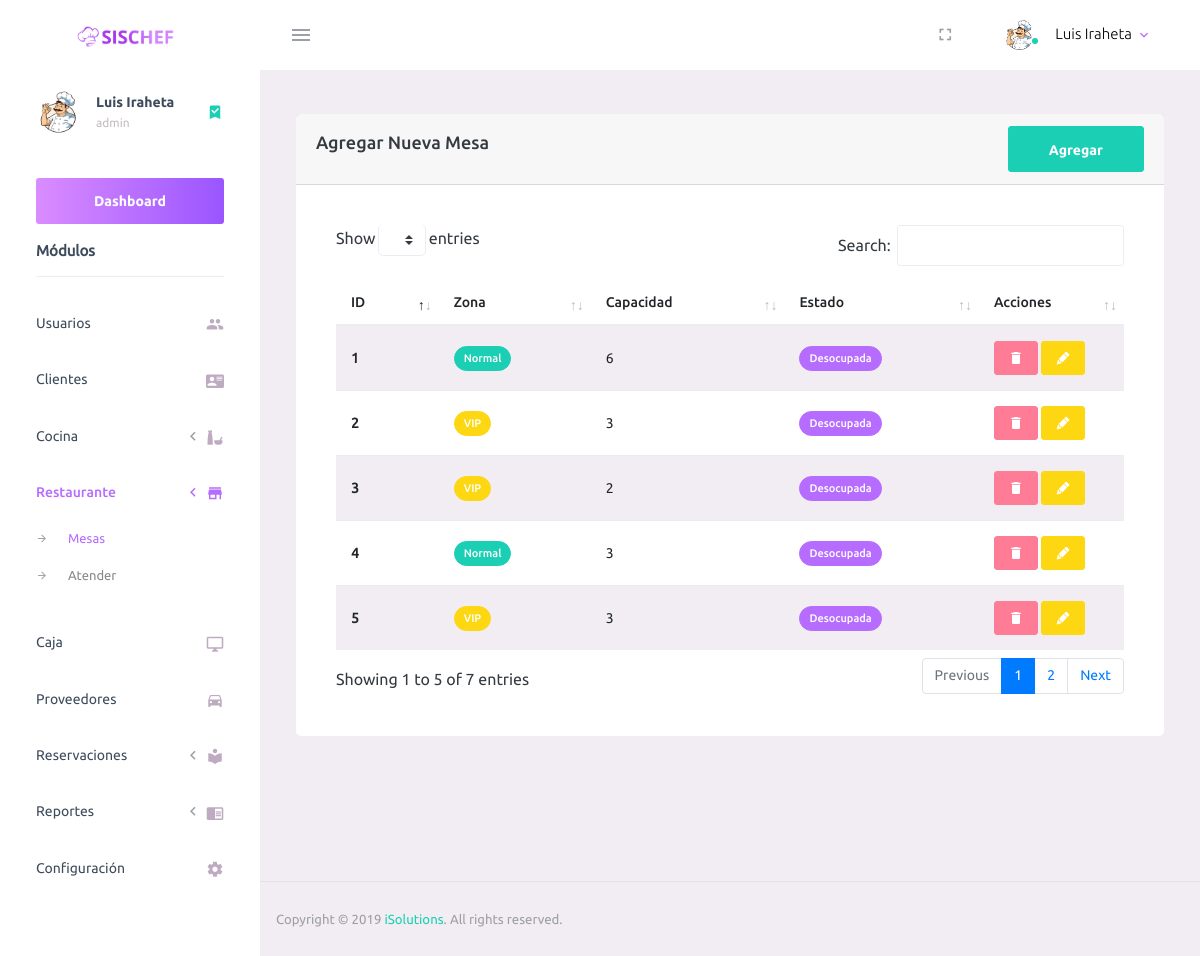
The page /admin/mesas.php (signed in) on the database its author committed.
### tables this page shows
CREATE TABLE `settings` (
  `id` int(11) NOT NULL,
  `name` varchar(30) NOT NULL,
  `tel` varchar(14) NOT NULL,
  `nit` varchar(18) NOT NULL,
  `nrc` varchar(8) NOT NULL,
  `address` varchar(70) NOT NULL,
  `icon` varchar(50) NOT NULL,
  `stock` int(11) NOT NULL
);

CREATE TABLE `mesas` (
  `id` int(11) NOT NULL,
  `tipo` smallint(6) NOT NULL,
  `capacidad` smallint(6) NOT NULL,
  `estado` smallint(6) NOT NULL
);

### admin/mesas.php (the view, shortened to what this page needs)
<?php include_once("./template/_header.php");?>
        <div class="main-panel">
          <div class="content-wrapper">
              <div class="row">
                  <div class="col-md-12">
                  <div class="card">
						<div class="card-header">
							<div class="d-flex align-items-center">
								<h4 class="card-title">Agregar Nueva Mesa</h4>
								<button class="btn btn-success btn-round ml-auto" data-toggle="modal" data-target="#addRowModal">
									Agregar
								</button>
							</div>
						</div>
						<div class="card-body">
							<div class="table-responsive">
								<table id="add-row" class="display table table-striped table-hover">
									<thead>
										<tr>
											<th>ID</th>
											<th>Zona</th>
											<th>Capacidad</th>
											<th>Estado</th>
											<th width="100">Acciones</th>
										</tr>
									</thead>
									<tbody>
										<?php
										$sql = "SELECT * FROM mesas";
										$ejecutar = $conexion->query($sql);
										while ($reg = $ejecutar->fetch_assoc()) {
											echo "<tr>";
											echo "<th scope='row'>" . ($reg["id"])  . "</th>";
											$retVal = ($reg["tipo"]=='1') ? "<span class='badge badge-pill badge-success'>Normal<span>" : "<span class='badge badge-pill badge-warning'>VIP<span>" ;
											echo "<td>" . $retVal . "</td>";
											echo "<td>" . ($reg["capacidad"]) . "</td>";
											$retVal1 = ($reg["estado"]=='0') ? "<span class='badge badge-pill badge-primary'>Desocupada<span>" : "<span class='badge badge-pill badge-danger'>Ocupada<span>" ;
											echo "<td>" . $retVal1. "</td>";
											?>
											<td>
												<a name="edit" value="Delete" id="<?php echo $reg["id"]; ?>" class="btn btn-danger btn-sm delete_data"><i style="color:white !important;" class='mdi mdi-delete'></i></a>
												<a name="edit" value="Edit" id="<?php echo $reg["id"]; ?>" class="btn btn-warning btn-sm edit_data"><i style="color:white !important;" class='mdi mdi-lead-pencil'></i></a></td>
											</tr>
										<?php  }
										?>
									</tbody>
								</table>
							</div>
						</div>
					</div>
                  </div>
              </div>
          </div>
<?php  include_once("./template/_footer.php") ?>

### admin/template/_header.php (shortened to what this page needs)
<?php
include_once("config/conexion.php");
$sql = "SELECT * from settings";
$ejecutar = $conexion->query($sql);
$data = $ejecutar->fetch_row();
?>
<!DOCTYPE html>
<html lang="es">
  <head>
    <link rel="stylesheet" href="assets/vendors/mdi/css/materialdesignicons.min.css">
    <link rel="stylesheet" href="assets/vendors/css/vendor.bundle.base.css">
    <link rel="stylesheet" href="assets/css/style.css">
    <link rel="stylesheet" href="assets/plugin/datatables/dataTables.bootstrap4.css">
    <link rel="stylesheet" href="assets/css/select2.min.css">
    <link rel="stylesheet" href="assets/css/select2-bootstrap4.min.css">
  </head>
  <body>
    <div class="container-scroller">
      <nav class="navbar default-layout-navbar col-lg-12 col-12 p-0 fixed-top d-flex flex-row">
        <div class="text-center navbar-brand-wrapper d-flex align-items-center justify-content-center">
          <a class="navbar-brand brand-logo" href="dashboard.php"><img src="assets/images/logo-2.svg" alt="logo" /></a>
        </div>
        <div class="navbar-menu-wrapper d-flex align-items-stretch">
          <button class="navbar-toggler navbar-toggler align-self-center" type="button" data-toggle="minimize">
            <span class="mdi mdi-menu"></span>
          </button>
          <ul class="navbar-nav navbar-nav-right">
            <li class="nav-item d-none d-lg-block full-screen-link">
              <a class="nav-link">
                <i class="mdi mdi-fullscreen" id="fullscreen-button"></i>
              </a>
            </li>
            <li class="nav-item nav-profile dropdown">
              <a class="nav-link dropdown-toggle" id="profileDropdown" href="#" data-toggle="dropdown" aria-expanded="false">
                <div class="nav-profile-img">
                  <img src="<?php echo $data[6]; ?>" alt="image">
                  <span class="availability-status online"></span>
                </div>
                <div class="nav-profile-text">
                  <p class="mb-1 text-black"><?php echo $_SESSION["nombre"]; ?></p>
                </div>
              </a>
            </li>
          </ul>
        </div>
      </nav>
      <div class="container-fluid page-body-wrapper">
        <nav class="sidebar sidebar-offcanvas" id="sidebar">
          <ul class="nav">
            <li class="nav-item nav-profile">
              <a href="#" class="nav-link">
                <div class="nav-profile-image">
                  <img src="<?php echo $data[6]; ?>" alt="profile">
                </div>
                <div class="nav-profile-text d-flex flex-column">
                  <span class="font-weight-bold mb-2"><?php echo $_SESSION["nombre"]; ?></span>
                  <span class="text-secondary text-small"><?php echo $_SESSION["usuario"]; ?></span>
                </div>
                <i class="mdi mdi-bookmark-check text-success nav-profile-badge"></i>
              </a>
            </li>
            <li class="nav-item sidebar-actions" style="margin-top: 0rem !important;">
              <a  href="dashboard.php" class="btn btn-block btn-lg btn-gradient-primary mt-4">Dashboard</a>
              <span class="nav-link">
                <div class="border-bottom">
                  <h6 class="font-weight-normal mb-3"><b>Módulos</b></h6>
                </div>
              </span>
            </li>
            <?php if ($_SESSION["tipo"]==1) { ?>
            <li class="nav-item">
              <a class="nav-link" href="users.php">
                <span class="menu-title">Usuarios</span>
                <i class="mdi mdi-account-multiple menu-icon"></i>
              </a>
            </li>
            <li class="nav-item">
              <a class="nav-link" href="clients.php">
                <span class="menu-title">Clientes</span>
                <i class="mdi mdi-account-card-details menu-icon"></i>
              </a>
            </li>
            <?php } ?>
            <?php if ($_SESSION["tipo"]==1 || $_SESSION["tipo"]==2 ) { ?>
            <li class="nav-item">
              <a class="nav-link collapsed" data-toggle="collapse" href="#page-layouts-mesas" aria-expanded="false" aria-controls="page-layouts">
                <span class="menu-title">Cocina</span>
                <i class="menu-arrow"></i>
                <i class="mdi mdi-food-variant menu-icon"></i>
              </a>
            </li>
            <?php } ?>
            <?php if ($_SESSION["tipo"]==1 || $_SESSION["tipo"]==3 ) { ?>
            <li class="nav-item">
              <a class="nav-link collapsed" data-toggle="collapse" href="#page-layouts" aria-expanded="false" aria-controls="page-layouts">
                <span class="menu-title">Restaurante</span>
                <i class="menu-arrow"></i>
                <i class="mdi mdi-store menu-icon"></i>
              </a>
              <div class="collapse" id="page-layouts" style="">
                <ul class="nav flex-column sub-menu">
                  <li class="nav-item"> <a class="nav-link" href="./mesas.php">Mesas</a></li>
                  <li class="nav-item"> <a class="nav-link" href="./atencion.php">Atender</a></li>
                </ul>
              </div>
            </li>
            <?php } ?>
            <?php if ($_SESSION["tipo"]==1 || $_SESSION["tipo"]==4 ) { ?>
            <li class="nav-item">
              <a class="nav-link" href="caja.php">
                <span class="menu-title">Caja</span>
                <i class="mdi mdi-monitor menu-icon"></i>
              </a>
            </li>
            <?php } ?>
            <?php if ($_SESSION["tipo"]==1) { ?>
            <li class="nav-item">
              <a class="nav-link" href="providers.php">
                <span class="menu-title">Proveedores</span>
                <i class="mdi mdi-car menu-icon"></i>
              </a>
            </li>
            <?php } ?>
            <?php if ($_SESSION["tipo"]==1 || $_SESSION["tipo"]==4 ) { ?>
              <li class="nav-item">
              <a class="nav-link collapsed" data-toggle="collapse" href="#page-layouts-reservaciones" aria-expanded="false" aria-controls="page-layouts">
                <span class="menu-title">Reservaciones</span>
                <i class="menu-arrow"></i>
                <i class="mdi mdi-library menu-icon"></i>
              </a>
            </li>
            <?php } ?>
            <?php if ($_SESSION["tipo"]==1) { ?>
            <li class="nav-item">
              <a class="nav-link collapsed" data-toggle="collapse" href="#page-layouts-reports" aria-expanded="false" aria-controls="page-layouts">
                <span class="menu-title">Reportes</span>
                <i class="menu-arrow"></i>
                <i class="mdi mdi-book-open menu-icon"></i>
              </a>
            </li>
            <li class="nav-item">
              <a class="nav-link" href="settings.php">
                <span class="menu-title">Configuración</span>
                <i class="mdi mdi-settings menu-icon"></i>
              </a>
            </li>
            <?php } ?>
          </ul>
        </nav>

### rows shown on the page
settings: icon (picture)
mesas: id "1", tipo "Normal", capacidad "6", estado "Desocupada"
mesas: id "2", tipo "VIP", capacidad "3", estado "Desocupada"
mesas: id "3", tipo "VIP", capacidad "2", estado "Desocupada"
mesas: id "4", tipo "Normal", capacidad "3", estado "Desocupada"
mesas: id "5", tipo "VIP", capacidad "3", estado "Desocupada"

### other values the page prints
$_SESSION["nombre"] "Luis Iraheta"
$_SESSION["usuario"] "admin"
